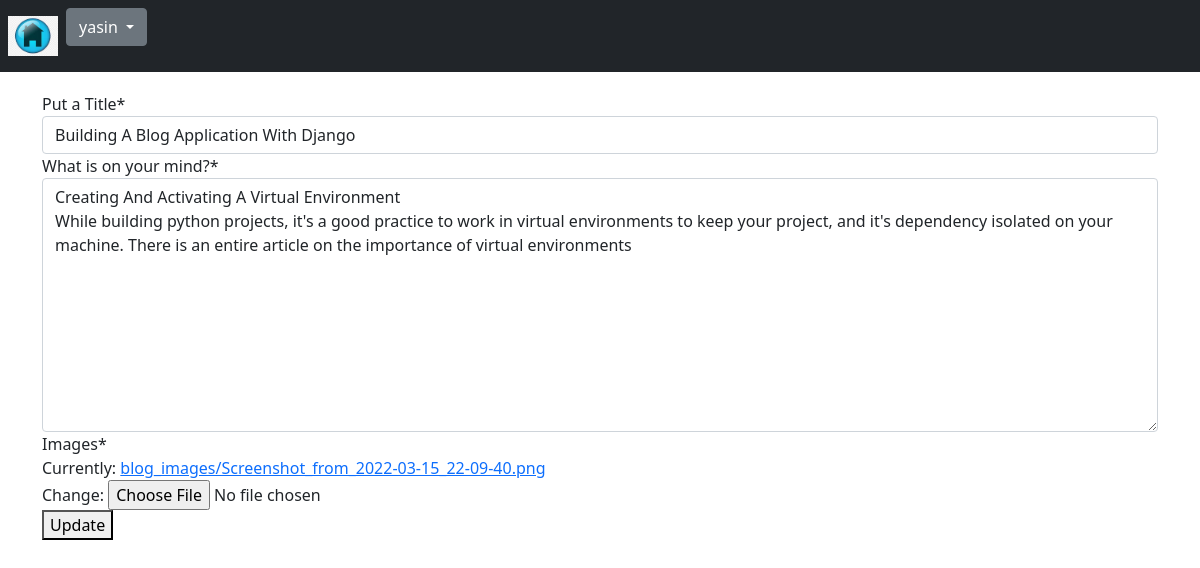
Page /blog/edit/2/ (signed in) on the committed database.
### App_Blog/models.py (models this page shows, shortened)
class Blog(models.Model):
    author = models.ForeignKey(User, on_delete=models.CASCADE, related_name='post_author')
    blog_title = models.CharField(max_length=264, verbose_name='Put a Title')
    blog_content = models.TextField(verbose_name='What is on your mind?')
    blog_image = models.ImageField(upload_to='blog_images', verbose_name='Images')
    publish_date = models.DateTimeField(auto_now_add=True)
    update_date = models.DateTimeField(auto_now=True)
    class Meta:
        ordering = ('-publish_date',)

### App_Blog/views.py (the view, shortened to what this page needs)
# urls.py: path('edit/<int:pk>/', views.UpdateBlog.as_view(), name='edit_blog'),
class UpdateBlog(LoginRequiredMixin, UpdateView):
    model = Blog
    fields = ('blog_title', 'blog_content', 'blog_image')
    template_name = 'App_Blog/edit_blog.html'

### templates/App_Blog/edit_blog.html (shortened to what this page needs)
{% extends 'base.html' %}
{% load crispy_forms_tags %}
{% block body_block %}
{% if blog.author == user %}
    <form method="POST" enctype="multipart/form-data">
        {{ form|crispy }}
        <button type="submit", name="button">Update</button>
{% else %}
        <p>You are not allowed to see.</p>
    </form>
{% endif %}
{% endblock %}

### templates/base.html (shortened to what this page needs)
<!doctype html>
<html lang="en">
  <head>
    <link href="https://cdn.jsdelivr.net/npm/bootstrap@5.1.3/dist/css/bootstrap.min.css"
 rel="stylesheet">
    <link href="//netdna.bootstrapcdn.com/font-awesome/3.2.1/css/font-awesome.css" rel="stylesheet">
  </head>
<body>
  <nav class="navbar navbar-expand-sm bg-dark navbar-dark ">
    <ul class="navbar-nav">
      <li class="nav-item active">
        <a class="nav-link" href="{% url 'index' %}"><img src="/media/logo.png" width="50px"></a>
      </li>
      {% if user.is_authenticated %}
      <div class="dropdown">
        <button class="btn btn-secondary dropdown-toggle" type="button" id="dropdownMenuButton" data-toggle="dropdown" aria-haspopup="true" aria-expanded="false">
          {{user.username}}
        </button>
      </div>
      {% endif %}
    </ul>
  </nav>
<div class="container" style="padding-top:20px">
  {% block body_block %}
  {% endblock %}
</div>
</body>
</html>

### rows in the picture
Blog: blog_title "Building A Blog Application With Django", blog_content "Creating And Activating A Virtual Environment While building python projects, it's a good practice to work in virtual environments to keep your project, and it's dependency isolated on your machine. There is an entire article on the importance of virtual environments"

### other values in the picture
{{ user.username }} "yasin"
